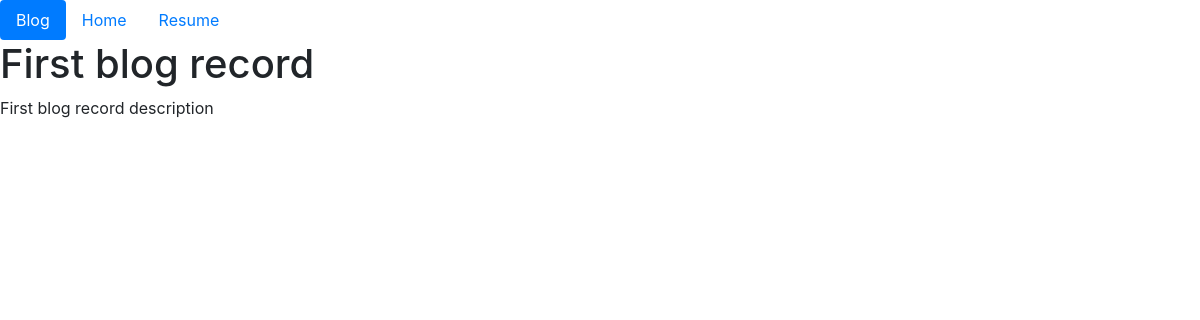
/blog/1, run on an earlier commit of the app's database.
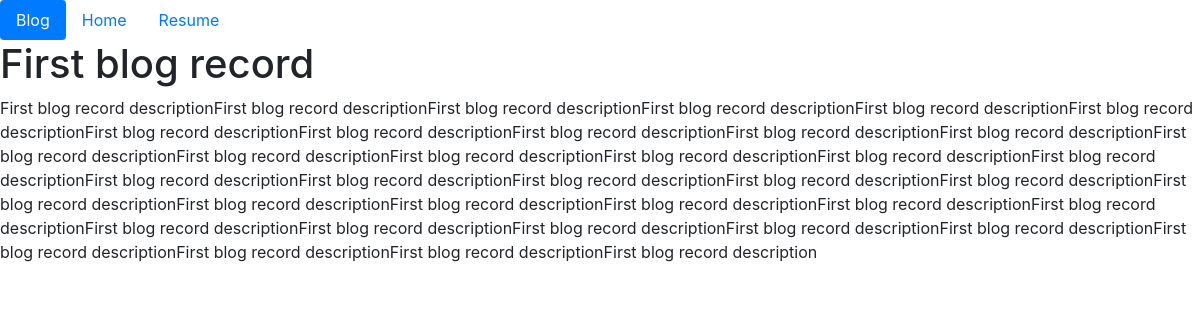
And on a later commit of the database.
### blog/models.py (models this page shows, shortened)
class Blog(models.Model):
    title = models.CharField(max_length=250)
    description = models.TextField()
    timestamp = models.DateTimeField(auto_now_add=True)

### blog/views.py (the view)
# urls.py: path('<int:blog_id>', detail, name='detail'),
def detail(request, blog_id):
    blog = get_object_or_404(Blog, pk=blog_id)
    context = {
        'blog': blog
    }
    return render(request, 'blog/detail.html', context)

### blog/templates/blog/detail.html (shortened to what this page needs)
{% extends "portfolio_app/base.html" %}  {%block content %}
<h1>{{ blog.title }}</h1>
<p>{{ blog.description }}</p>
{% endblock %}

What changed in the data, as far as the page shows it:
changed Blog "First blog record": description "First blog record description" → "First blog record descriptionFirst blog record descriptionFirst blog record descriptionFirst blog record descriptionFirst blog record descriptionFirst blog record descriptionFirst blog record descriptionFirst blog record descriptionFirst blog record descriptionFirst blog record descriptionFirst blog record descriptionFirst blog record descriptionFirst blog record descriptionFirst blog record descriptionFirst blog record descriptionFirst blog record descriptionFirst blog record descriptionFirst blog record descriptionFirst blog record descriptionFirst blog record descriptionFirst blog record descriptionFirst blog record descriptionFirst blog record descriptionFirst blog record…"
